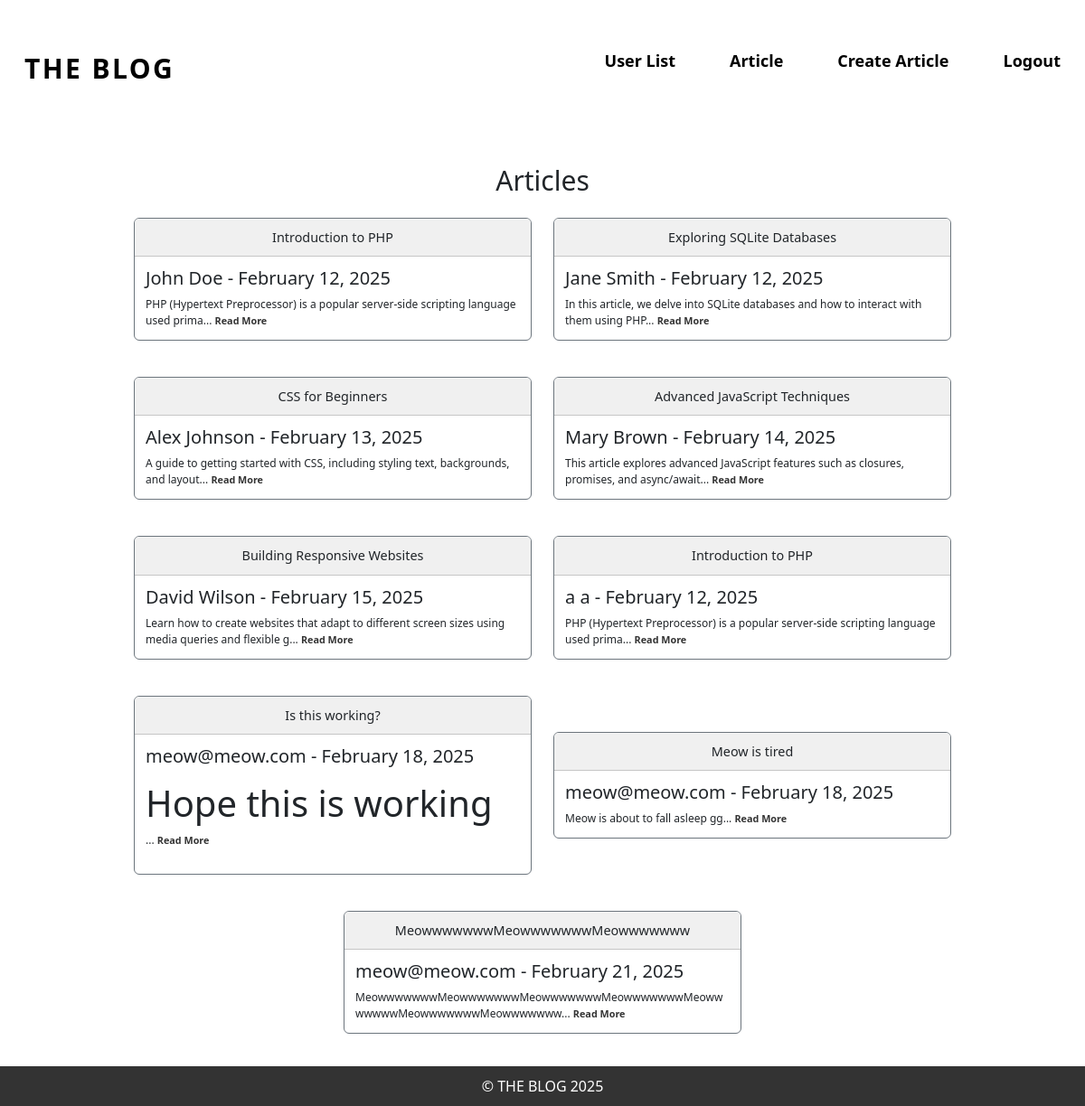
The app's page / (signed in) with its own data.
### tables this page shows
CREATE TABLE Article
    (
        ArticleId Integer PRIMARY KEY,
        Title VARCHAR(255) NOT NULL,
        Body Text NOT NULL,
        CreateDate DATE NOT NULL,
        StartDate DATE NOT NULL,
        EndDate DATE NOT NULL,
        ContributorUsername VARCHAR(50) NOT NULL,
        FOREIGN KEY (ContributorUsername) REFERENCES Users(Username)
    );

### index.php (the view, shortened to what this page needs)
<?php
    include('templates/header.php');
    $db = getDatabase();
    $dbQuery = "SELECT Title, Body, StartDate, EndDate, ContributorUsername, ArticleId FROM Article";
    $result = $db->query($dbQuery);
    echo '<body class="back">';
    echo '<div class="articles-container">';
    echo '<h1 class="mainText">Articles</h1>';
    echo '<div class="articles-grid">';
    while($data = $result->fetchArray()){
        $date = date_create($data[2]);
        $date = date_format($date, ("F d, Y"));
        $str = substr($data[1], 0, 100);
        echo "
            <div class='card border-secondary mb-3 article-card'>
                <h5 class='card-header'>{$data[0]}</h5>
                <div class='card-body'>
                    <h5 class='card-title'>{$data[4]}  -  {$date}</h5>
                    <p class='card-text cardText'>{$str}... <a href='/User/article.php?id={$data[5]}' class='cardButton'>Read More</a></p>
                </div>
            </div>
        ";
    }
    echo '</div>';
    echo '</div>';
    echo '</body>';
    include('templates/footer.php');
?>

### styles/style.css (style rules this page uses)
html, body { overflow-x: hidden; min-height: 100vh; margin: 0; display: flex; flex-direction: column; }
body > *:not(header):not(footer) { flex: 1; }
.articles-container { padding: 20px; display: flex; flex-direction: column; align-items: center; }
.articles-grid { display: flex; flex-wrap: wrap; gap: 2vw; width: 80%; justify-content: center; align-items: center; }
.article-card { width: calc(50% - 2vw); margin-bottom: 2vw; box-sizing: border-box; min-width: 250px; display: flex; flex-direction: column; height: 350px; }
.article-card .card-header { flex-shrink: 0; background-color: #f0f0f0; padding: 1vw; border-bottom: 1px solid none; font-size: 1.2vw; white-space: normal; word-break: break-word; overflow-wrap: break-word; text-align: center; }
.article-card .card-body { flex-grow: 1; padding: 1vw; font-size: 1vw; white-space: normal; word-break: break-word; overflow-wrap: break-word; }
.mainText { margin-top: 1%; margin-bottom: 2%; text-align: center; font-size: 2.5vw; }
.cardButton { color: #333; text-decoration: none; font-weight: bold; transition: color 0.3s ease; font-size: 0.9vw; margin-top: auto; }

### records on screen
article: Title "Introduction to PHP", ContributorUsername "John Doe", StartDate "February 12, 2025", Body "PHP (Hypertext Preprocessor) is a popular server-side scripting language used prima"
article: Title "Exploring SQLite Databases", ContributorUsername "Jane Smith", StartDate "February 12, 2025", Body "In this article, we delve into SQLite databases and how to interact with them using PHP"
article: Title "CSS for Beginners", ContributorUsername "Alex Johnson", StartDate "February 13, 2025", Body "A guide to getting started with CSS, including styling text, backgrounds, and layout"
article: Title "Advanced JavaScript Techniques", ContributorUsername "Mary Brown", StartDate "February 14, 2025", Body "This article explores advanced JavaScript features such as closures, promises, and async/await"
article: Title "Building Responsive Websites", ContributorUsername "David Wilson", StartDate "February 15, 2025", Body "Learn how to create websites that adapt to different screen sizes using media queries and flexible g"
article: Title "Introduction to PHP", ContributorUsername "a a", StartDate "February 12, 2025", Body "PHP (Hypertext Preprocessor) is a popular server-side scripting language used prima"
article: Title "Is this working?", ContributorUsername "meow@meow.com", StartDate "February 18, 2025", Body "Hope this is working"
article: Title "Meow is tired", ContributorUsername "meow@meow.com", StartDate "February 18, 2025", Body "Meow is about to fall asleep gg"
article: Title "MeowwwwwwwMeowwwwwwwMeowwwwwww", ContributorUsername "meow@meow.com", StartDate "February 21, 2025", Body "MeowwwwwwwMeowwwwwwwMeowwwwwwwMeowwwwwwwMeowwwwwwwMeowwwwwwwMeowwwwwww"
